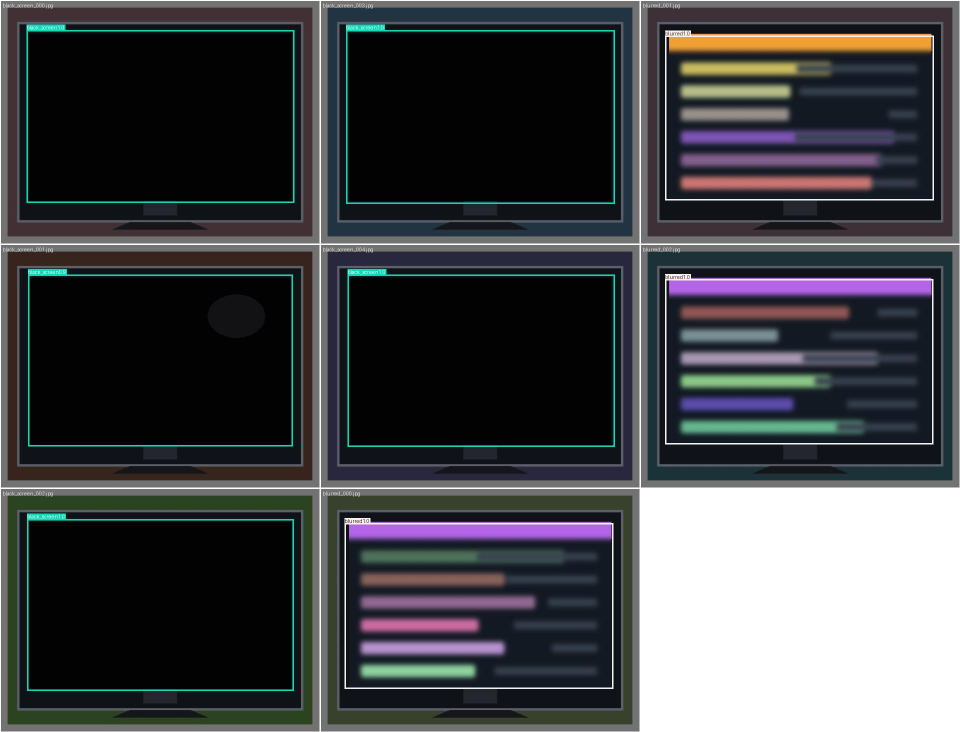
#> input picture runs/detect/runs/detect/screen_status_test/val_batch0_pred.jpg, 1920 x 1464 px (shown at 1/2 size)
$ python -i camera_tamper_no_yolo.py   (imports and definitions only)   (older library calls are emulated)
#> lines starting #> are read from the running program, lines starting #| are printed output that depends on the picture
#> further down, picture is the input picture: shape (1464, 1920, 3); mean B, G, R 71, 68.4, 66.6
"""Practical camera-cover detector without YOLO or edge detection.

It uses image-quality statistics and a time-based state machine.  A cover is
confirmed only after --confirm-seconds of persistent quality degradation.
"""

from __future__ import annotations

import argparse
import queue
import threading
import time
import tkinter as tk
from pathlib import Path

import cv2
import numpy as np


class AlarmPopup:
    # [4 lines left out: function __init__, not called in this run]

    def set_visible(self, visible: bool) -> None:
        self._commands.put(visible)

    def close(self) -> None:
        self._commands.put(False)
        self._commands.put(None)  # type: ignore[arg-type]

    # [33 lines left out: function _run, not called in this run]


def features(frame: np.ndarray) -> dict[str, float]:
    gray = cv2.cvtColor(frame, cv2.COLOR_BGR2GRAY)
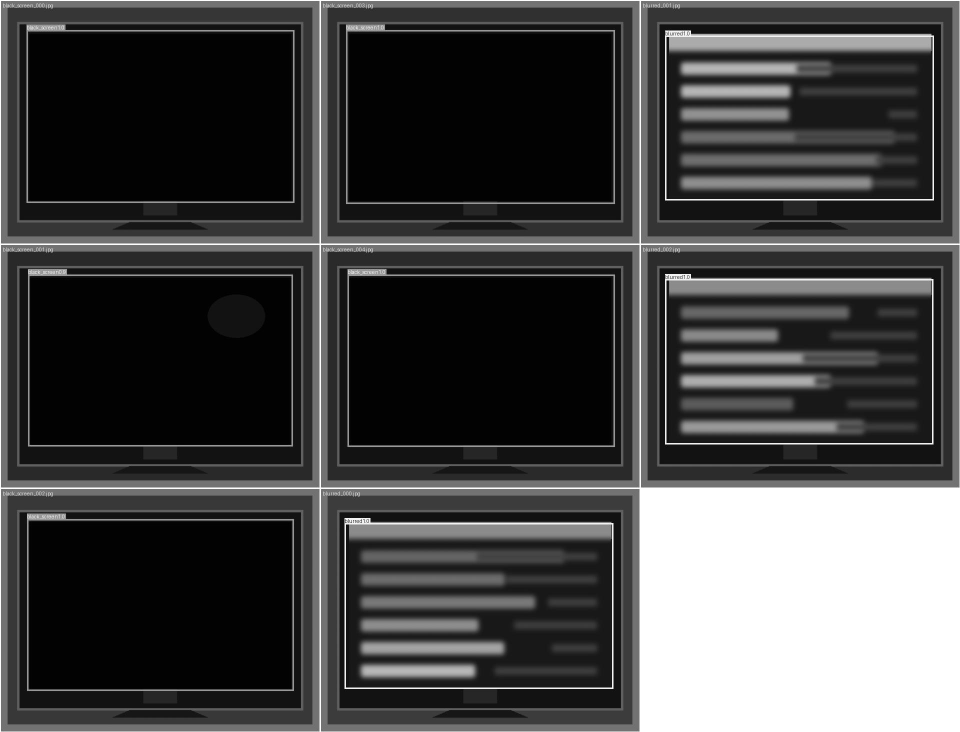
#> gray: shape (1464, 1920) (shown at 1/2 size); min 0, max 255, mean 68.2
    small = cv2.resize(gray, (160, 120), interpolation=cv2.INTER_AREA)
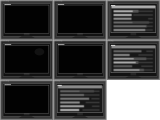
#> small: shape (120, 160); min 2, max 255, mean 68.2
    hist = cv2.calcHist([small], [0], None, [64], [0, 256]).ravel()
#> hist = 64 values, max 5512 at index 0, min 0 at index 45, mean 300
    hist /= max(float(hist.sum()), 1.0)
#> hist = 64 values, max 0.287 at index 0, min 0 at index 45, mean 0.0156
    entropy = float(-(hist[hist > 1e-8] * np.log2(hist[hist > 1e-8])).sum())
#> entropy = 4.17
    # Local variance is texture information; it does not rely on edge maps.
    blocks = [small[y:y + 24, x:x + 32] for y in range(0, 120, 24) for x in range(0, 160, 32)]
#> blocks = 25 items
    local_var = float(np.median([np.var(b) for b in blocks]))
#> local_var = 1824.3
    return {
        "mean": float(gray.mean()),
        "std": float(gray.std()),
        "entropy": entropy,
        "lap": float(cv2.Laplacian(gray, cv2.CV_64F).var()),
        "local_var": local_var,
        "dark": float((gray < 18).mean()),
        "bright": float((gray > 238).mean()),
    }


class QualityTamperDetector:
    def __init__(self, confirm_seconds: float = 5.0, clear_seconds: float = 1.5) -> None:
        self.confirm_seconds = confirm_seconds
        self.clear_seconds = clear_seconds
        self.baseline: dict[str, float] | None = None
        self.prev_gray: np.ndarray | None = None
        self.candidate_since: float | None = None
        self.normal_since: float | None = None
        self.alarm = False

    # [14 lines left out: function _degraded, not called in this run]

    def update(self, frame: np.ndarray, now: float | None = None) -> tuple[bool, dict[str, float], str]:
        now = time.monotonic() if now is None else now
        current = features(frame)
#> current = {'mean': 68.15, 'std': 82.23, 'entropy': 4.17, 'lap': 908.5, 'local_var': 1824.3, 'dark': 0.323, 'bright': 0.126}
        gray = cv2.cvtColor(frame, cv2.COLOR_BGR2GRAY)
        motion = 0.0 if self.prev_gray is None else float(cv2.absdiff(gray, self.prev_gray).mean() / 255.0)
#> motion = 0
        self.prev_gray = gray

        if self.baseline is None:
            self.baseline = current.copy()
#> self.baseline has the same summary as current
            return False, current, "calibrating"

        degraded, votes = self._degraded(current)
        # A large scene change with healthy texture is normal activity, not a cover.
        if motion > 0.18 and votes < 2:
            degraded = False

        if degraded:
            self.normal_since = None
            if self.candidate_since is None:
                self.candidate_since = now
            if now - self.candidate_since > self.confirm_seconds:
                self.alarm = True
            state = f"candidate {max(0.0, now - self.candidate_since):.1f}s ({votes}/4)"
        else:
            self.candidate_since = None
            if self.alarm:
                if self.normal_since is None:
                    self.normal_since = now
                if now - self.normal_since >= self.clear_seconds:
                    self.alarm = False
            else:
                self.normal_since = None
            # Slowly follow legitimate illumination/scene changes only when healthy.
            if motion < 0.12:
                for key in self.baseline:
                    self.baseline[key] = 0.995 * self.baseline[key] + 0.005 * current[key]
            state = "ALARM" if self.alarm else "normal"
        return self.alarm, current, state


# [34 lines left out: functions open_source, main, not called in this run]


# [2 lines not run here, left out]

>>> import cv2
>>> picture = cv2.imread('../runs/detect/runs/detect/screen_status_test/val_batch0_pred.jpg')
>>> result = QualityTamperDetector().update(picture)

$ run again, on runs/detect/runs/detect/screen_status_test/val_batch1_pred.jpg
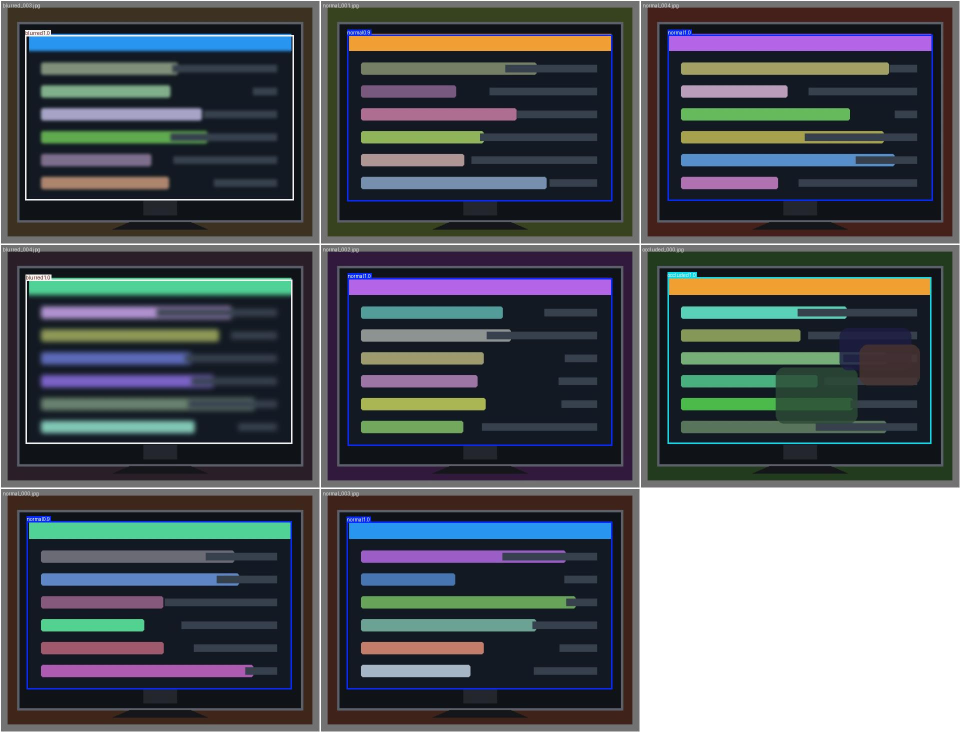
#> input picture runs/detect/runs/detect/screen_status_test/val_batch1_pred.jpg, 1920 x 1464 px (shown at 1/2 size)
#> picture is the input picture: shape (1464, 1920, 3); mean B, G, R 92.5, 87.3, 82.9
#> in features, `gray = cv2.cvtColor(frame, cv2.COLOR_BGR2GRAY)`:
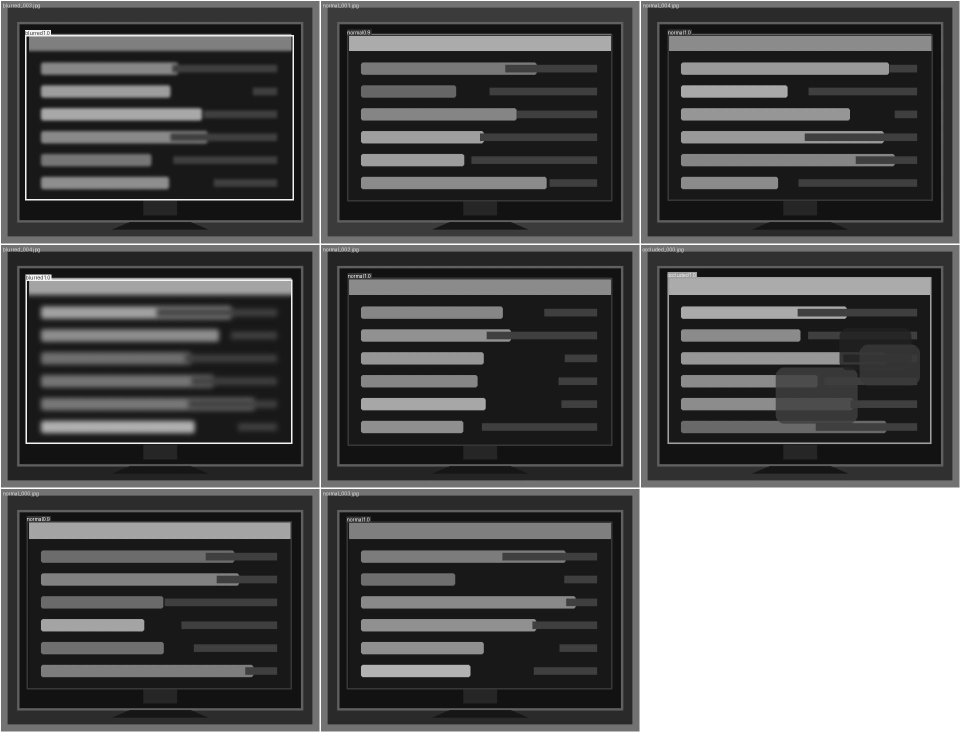
#> gray: shape (1464, 1920) (shown at 1/2 size); min 0, max 255, mean 86.6
#> in features, `small = cv2.resize(gray, (160, 120), interpolation=cv2.INTER_AREA)`:
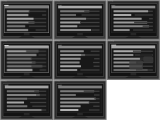
#> small: shape (120, 160); min 18, max 255, mean 86.6
#> in features, `hist = cv2.calcHist([small], [0], None, [64], [0, 256]).ravel()`: hist = 64 values, max 3009 at index 6, min 0 at index 0, mean 300
#> in features, `hist /= max(float(hist.sum()), 1.0)`: hist = 64 values, max 0.157 at index 6, min 0 at index 0, mean 0.0156
#> entropy = 4.6
#> blocks = 25 items
#> local_var = 1987.8
#> current = {'mean': 86.62, 'std': 77.38, 'entropy': 4.6, 'lap': 888.6, 'local_var': 1987.8, 'dark': 0.0122, 'bright': 0.125}
#> motion = 0
#> self.baseline has the same summary as current

$ run again, on runs/detect/runs/detect/screen_status_test/val_batch2_pred.jpg
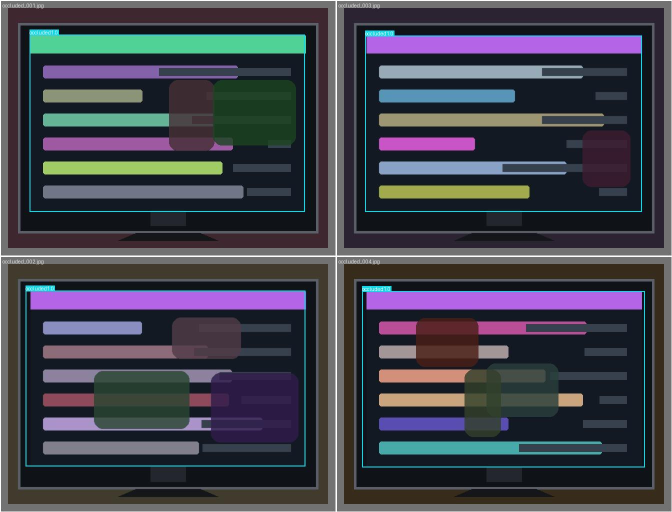
#> input picture runs/detect/runs/detect/screen_status_test/val_batch2_pred.jpg, 1344 x 1024 px (shown at 1/2 size)
#> picture is the input picture: shape (1024, 1344, 3); mean B, G, R 74.9, 65, 64.1
#> in features, `gray = cv2.cvtColor(frame, cv2.COLOR_BGR2GRAY)`:
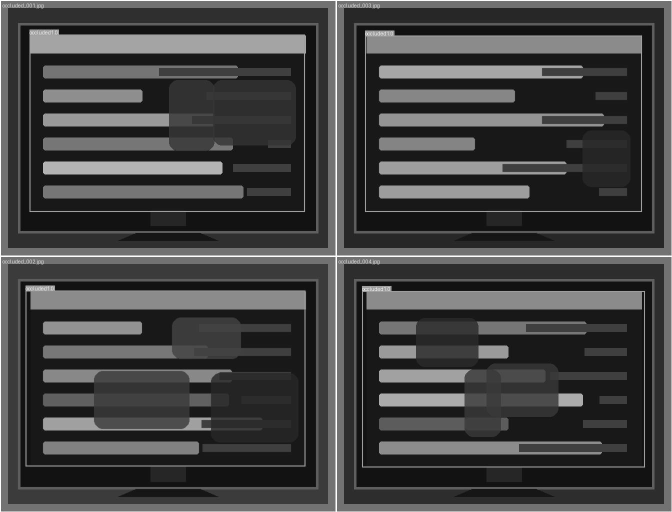
#> gray: shape (1024, 1344) (shown at 1/2 size); min 1, max 255, mean 65.9
#> in features, `small = cv2.resize(gray, (160, 120), interpolation=cv2.INTER_AREA)`:
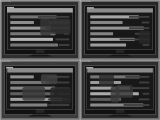
#> small: shape (120, 160); min 17, max 181, mean 65.9
#> in features, `hist = cv2.calcHist([small], [0], None, [64], [0, 256]).ravel()`: hist = 64 values, max 3628 at index 6, min 0 at index 0, mean 300
#> in features, `hist /= max(float(hist.sum()), 1.0)`: hist = 64 values, max 0.189 at index 6, min 0 at index 0, mean 0.0156
#> entropy = 4.46
#> blocks = 25 items
#> local_var = 1942.6
#> current = {'mean': 65.88, 'std': 51.28, 'entropy': 4.46, 'lap': 1112.5, 'local_var': 1942.6, 'dark': 0.0204, 'bright': 0.0103}
#> motion = 0
#> self.baseline has the same summary as current
